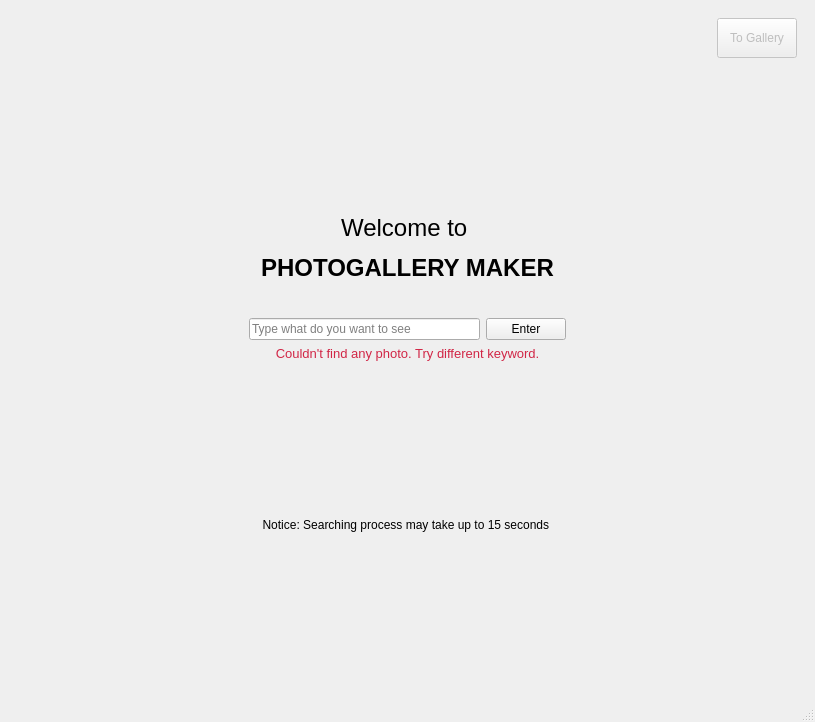
<?xml version="1.0" encoding="UTF-8"?>
<ui version="4.0">
 <class>MainWindow</class>
 <widget class="QMainWindow" name="MainWindow">
  <property name="windowModality">
   <enum>Qt::NonModal</enum>
  </property>
  <property name="geometry">
   <rect>
    <x>0</x>
    <y>0</y>
    <width>815</width>
    <height>722</height>
   </rect>
  </property>
  <property name="windowTitle">
   <string>PhotoGallery Maker</string>
  </property>
  <property name="autoFillBackground">
   <bool>false</bool>
  </property>
  <widget class="QWidget" name="centralwidget">
   <layout class="QHBoxLayout" name="horizontalLayout_3">
    <item>
     <widget class="QStackedWidget" name="stackedWidget">
      <property name="currentIndex">
       <number>0</number>
      </property>
      <widget class="QWidget" name="stackPage1">
       <layout class="QVBoxLayout" name="verticalLayout_2">
        <item alignment="Qt::AlignRight|Qt::AlignTop">
         <widget class="QPushButton" name="galleryButton">
          <property name="enabled">
           <bool>false</bool>
          </property>
          <property name="sizePolicy">
           <sizepolicy hsizetype="Fixed" vsizetype="Fixed">
            <horstretch>0</horstretch>
            <verstretch>0</verstretch>
           </sizepolicy>
          </property>
          <property name="minimumSize">
           <size>
            <width>60</width>
            <height>40</height>
           </size>
          </property>
          <property name="maximumSize">
           <size>
            <width>16777215</width>
            <height>16777215</height>
           </size>
          </property>
          <property name="text">
           <string>To Gallery</string>
          </property>
         </widget>
        </item>
        <item>
         <spacer name="verticalSpacer_2">
          <property name="orientation">
           <enum>Qt::Vertical</enum>
          </property>
          <property name="sizeType">
           <enum>QSizePolicy::MinimumExpanding</enum>
          </property>
          <property name="sizeHint" stdset="0">
           <size>
            <width>20</width>
            <height>40</height>
           </size>
          </property>
         </spacer>
        </item>
        <item>
         <widget class="QLabel" name="appName">
          <property name="sizePolicy">
           <sizepolicy hsizetype="Preferred" vsizetype="Minimum">
            <horstretch>0</horstretch>
            <verstretch>0</verstretch>
           </sizepolicy>
          </property>
          <property name="maximumSize">
           <size>
            <width>16777215</width>
            <height>1000</height>
           </size>
          </property>
          <property name="baseSize">
           <size>
            <width>2000</width>
            <height>3000</height>
           </size>
          </property>
          <property name="text">
           <string>&lt;html&gt;&lt;head/&gt;&lt;body&gt;&lt;p align=&quot;center&quot;&gt;&lt;span style=&quot; font-size:18pt;&quot;&gt;Welcome to &lt;/span&gt;&lt;/p&gt;&lt;p align=&quot;center&quot;&gt;&lt;span style=&quot; font-size:18pt; font-weight:600;&quot;&gt;PHOTOGALLERY MAKER&lt;/span&gt;&lt;/p&gt;&lt;/body&gt;&lt;/html&gt;</string>
          </property>
         </widget>
        </item>
        <item>
         <layout class="QHBoxLayout" name="horizontalLayout">
          <property name="sizeConstraint">
           <enum>QLayout::SetMinimumSize</enum>
          </property>
          <property name="topMargin">
           <number>30</number>
          </property>
          <item>
           <spacer name="horizontalSpacer">
            <property name="orientation">
             <enum>Qt::Horizontal</enum>
            </property>
            <property name="sizeHint" stdset="0">
             <size>
              <width>40</width>
              <height>20</height>
             </size>
            </property>
           </spacer>
          </item>
          <item>
           <widget class="QLineEdit" name="writeKeyword">
            <property name="placeholderText">
             <string>Type what do you want to see</string>
            </property>
           </widget>
          </item>
          <item>
           <widget class="QPushButton" name="enterButton">
            <property name="sizePolicy">
             <sizepolicy hsizetype="Minimum" vsizetype="Minimum">
              <horstretch>0</horstretch>
              <verstretch>0</verstretch>
             </sizepolicy>
            </property>
            <property name="maximumSize">
             <size>
              <width>100</width>
              <height>30</height>
             </size>
            </property>
            <property name="contextMenuPolicy">
             <enum>Qt::CustomContextMenu</enum>
            </property>
            <property name="layoutDirection">
             <enum>Qt::LeftToRight</enum>
            </property>
            <property name="text">
             <string>Enter</string>
            </property>
            <property name="autoDefault">
             <bool>false</bool>
            </property>
            <property name="default">
             <bool>false</bool>
            </property>
            <property name="flat">
             <bool>false</bool>
            </property>
           </widget>
          </item>
          <item>
           <spacer name="horizontalSpacer_2">
            <property name="orientation">
             <enum>Qt::Horizontal</enum>
            </property>
            <property name="sizeHint" stdset="0">
             <size>
              <width>40</width>
              <height>20</height>
             </size>
            </property>
           </spacer>
          </item>
         </layout>
        </item>
        <item>
         <widget class="QLabel" name="wrongKeywordMessege">
          <property name="enabled">
           <bool>false</bool>
          </property>
          <property name="text">
           <string>&lt;html&gt;&lt;head/&gt;&lt;body&gt;&lt;p align=&quot;center&quot;&gt;&lt;span style=&quot; font-size:10pt; color:#d12646;&quot;&gt;Couldn't find any photo. Try different keyword.&lt;/span&gt;&lt;/p&gt;&lt;/body&gt;&lt;/html&gt;</string>
          </property>
         </widget>
        </item>
        <item>
         <spacer name="verticalSpacer">
          <property name="orientation">
           <enum>Qt::Vertical</enum>
          </property>
          <property name="sizeType">
           <enum>QSizePolicy::Expanding</enum>
          </property>
          <property name="sizeHint" stdset="0">
           <size>
            <width>20</width>
            <height>40</height>
           </size>
          </property>
         </spacer>
        </item>
        <item>
         <widget class="QLabel" name="noteLabel">
          <property name="text">
           <string>&lt;html&gt;&lt;head/&gt;&lt;body&gt;&lt;p align=&quot;center&quot;&gt;Notice: Searching process may take up to 15 seconds &lt;/p&gt;&lt;/body&gt;&lt;/html&gt;</string>
          </property>
         </widget>
        </item>
        <item>
         <spacer name="verticalSpacer_5">
          <property name="orientation">
           <enum>Qt::Vertical</enum>
          </property>
          <property name="sizeHint" stdset="0">
           <size>
            <width>20</width>
            <height>40</height>
           </size>
          </property>
         </spacer>
        </item>
       </layout>
      </widget>
      <widget class="QWidget" name="stackPage2">
       <layout class="QHBoxLayout" name="horizontalLayout_2">
        <item>
         <widget class="QLabel" name="waitingLabel">
          <property name="text">
           <string>&lt;html&gt;&lt;head/&gt;&lt;body&gt;&lt;p align=&quot;center&quot;&gt;&lt;span style=&quot; font-size:24pt;&quot;&gt;Your photogallery is being created using Unsplash API&lt;/span&gt;&lt;/p&gt;&lt;p align=&quot;center&quot;&gt;&lt;br/&gt;&lt;/p&gt;&lt;p align=&quot;center&quot;&gt;&lt;span style=&quot; font-size:24pt;&quot;&gt;This may take a while..&lt;/span&gt;&lt;/p&gt;&lt;/body&gt;&lt;/html&gt;</string>
          </property>
         </widget>
        </item>
       </layout>
      </widget>
      <widget class="QWidget" name="stackPage3">
       <layout class="QHBoxLayout" name="horizontalLayout_6">
        <item>
         <layout class="QVBoxLayout" name="verticalLayout_10">
          <item alignment="Qt::AlignLeft|Qt::AlignTop">
           <widget class="QPushButton" name="backButton">
            <property name="sizePolicy">
             <sizepolicy hsizetype="Fixed" vsizetype="Fixed">
              <horstretch>0</horstretch>
              <verstretch>0</verstretch>
             </sizepolicy>
            </property>
            <property name="minimumSize">
             <size>
              <width>60</width>
              <height>40</height>
             </size>
            </property>
            <property name="text">
             <string>Go Back</string>
            </property>
           </widget>
          </item>
          <item>
           <spacer name="horizontalSpacer_6">
            <property name="orientation">
             <enum>Qt::Horizontal</enum>
            </property>
            <property name="sizeHint" stdset="0">
             <size>
              <width>40</width>
              <height>20</height>
             </size>
            </property>
           </spacer>
          </item>
         </layout>
        </item>
        <item>
         <widget class="QPushButton" name="leftButton">
          <property name="maximumSize">
           <size>
            <width>30</width>
            <height>100</height>
           </size>
          </property>
          <property name="text">
           <string>&lt;</string>
          </property>
         </widget>
        </item>
        <item>
         <layout class="QVBoxLayout" name="verticalLayout_8">
          <item>
           <layout class="QHBoxLayout" name="horizontalLayout_4">
            <item>
             <spacer name="horizontalSpacer_4">
              <property name="orientation">
               <enum>Qt::Horizontal</enum>
              </property>
              <property name="sizeHint" stdset="0">
               <size>
                <width>40</width>
                <height>20</height>
               </size>
              </property>
             </spacer>
            </item>
            <item>
             <widget class="QPushButton" name="rotLeftButton">
              <property name="sizePolicy">
               <sizepolicy hsizetype="Minimum" vsizetype="Maximum">
                <horstretch>0</horstretch>
                <verstretch>0</verstretch>
               </sizepolicy>
              </property>
              <property name="maximumSize">
               <size>
                <width>40</width>
                <height>40</height>
               </size>
              </property>
              <property name="text">
               <string/>
              </property>
              <property name="icon">
               <iconset>
                <normaloff>../../icons/rotateleft.png</normaloff>../../icons/rotateleft.png</iconset>
              </property>
             </widget>
            </item>
            <item>
             <widget class="QPushButton" name="rotRightButton">
              <property name="sizePolicy">
               <sizepolicy hsizetype="Minimum" vsizetype="Maximum">
                <horstretch>0</horstretch>
                <verstretch>0</verstretch>
               </sizepolicy>
              </property>
              <property name="minimumSize">
               <size>
                <width>0</width>
                <height>40</height>
               </size>
              </property>
              <property name="maximumSize">
               <size>
                <width>40</width>
                <height>40</height>
               </size>
              </property>
              <property name="text">
               <string/>
              </property>
              <property name="icon">
               <iconset>
                <normaloff>../../icons/rotateright.png</normaloff>../../icons/rotateright.png</iconset>
              </property>
             </widget>
            </item>
            <item>
             <spacer name="horizontalSpacer_3">
              <property name="orientation">
               <enum>Qt::Horizontal</enum>
              </property>
              <property name="sizeHint" stdset="0">
               <size>
                <width>40</width>
                <height>20</height>
               </size>
              </property>
             </spacer>
            </item>
            <item>
             <widget class="QCheckBox" name="blurredBox">
              <property name="font">
               <font>
                <pointsize>14</pointsize>
               </font>
              </property>
              <property name="text">
               <string>blurred</string>
              </property>
             </widget>
            </item>
            <item>
             <widget class="QCheckBox" name="black_whiteBox">
              <property name="font">
               <font>
                <pointsize>14</pointsize>
               </font>
              </property>
              <property name="text">
               <string>black and white</string>
              </property>
             </widget>
            </item>
            <item>
             <widget class="QPushButton" name="saveButton">
              <property name="text">
               <string>Save</string>
              </property>
             </widget>
            </item>
            <item>
             <spacer name="horizontalSpacer_5">
              <property name="orientation">
               <enum>Qt::Horizontal</enum>
              </property>
              <property name="sizeHint" stdset="0">
               <size>
                <width>40</width>
                <height>20</height>
               </size>
              </property>
             </spacer>
            </item>
           </layout>
          </item>
          <item>
           <widget class="QStackedWidget" name="imgStack">
            <property name="currentIndex">
             <number>4</number>
            </property>
            <widget class="QWidget" name="img_page1">
             <layout class="QVBoxLayout" name="verticalLayout">
              <item>
               <widget class="QLabel" name="img1">
                <property name="maximumSize">
                 <size>
                  <width>1920</width>
                  <height>1080</height>
                 </size>
                </property>
                <property name="text">
                 <string>TextLabel</string>
                </property>
                <property name="scaledContents">
                 <bool>false</bool>
                </property>
                <property name="alignment">
                 <set>Qt::AlignCenter</set>
                </property>
               </widget>
              </item>
             </layout>
            </widget>
            <widget class="QWidget" name="img_page2">
             <layout class="QVBoxLayout" name="verticalLayout_3">
              <item>
               <widget class="QLabel" name="img2">
                <property name="maximumSize">
                 <size>
                  <width>1920</width>
                  <height>1080</height>
                 </size>
                </property>
                <property name="text">
                 <string>TextLabel</string>
                </property>
                <property name="scaledContents">
                 <bool>false</bool>
                </property>
                <property name="alignment">
                 <set>Qt::AlignCenter</set>
                </property>
               </widget>
              </item>
             </layout>
            </widget>
            <widget class="QWidget" name="img_page3">
             <layout class="QVBoxLayout" name="verticalLayout_4">
              <item>
               <widget class="QLabel" name="img3">
                <property name="maximumSize">
                 <size>
                  <width>1920</width>
                  <height>1080</height>
                 </size>
                </property>
                <property name="text">
                 <string>TextLabel</string>
                </property>
                <property name="scaledContents">
                 <bool>false</bool>
                </property>
                <property name="alignment">
                 <set>Qt::AlignCenter</set>
                </property>
               </widget>
              </item>
             </layout>
            </widget>
            <widget class="QWidget" name="img_page4">
             <layout class="QVBoxLayout" name="verticalLayout_5">
              <item>
               <widget class="QLabel" name="img4">
                <property name="maximumSize">
                 <size>
                  <width>1920</width>
                  <height>1080</height>
                 </size>
                </property>
                <property name="text">
                 <string>TextLabel</string>
                </property>
                <property name="scaledContents">
                 <bool>false</bool>
                </property>
                <property name="alignment">
                 <set>Qt::AlignCenter</set>
                </property>
               </widget>
              </item>
             </layout>
            </widget>
            <widget class="QWidget" name="img_page5">
             <layout class="QVBoxLayout" name="verticalLayout_6">
              <item>
               <widget class="QLabel" name="img5">
                <property name="maximumSize">
                 <size>
                  <width>1920</width>
                  <height>1000</height>
                 </size>
                </property>
                <property name="text">
                 <string>TextLabel</string>
                </property>
                <property name="scaledContents">
                 <bool>false</bool>
                </property>
                <property name="alignment">
                 <set>Qt::AlignCenter</set>
                </property>
               </widget>
              </item>
             </layout>
            </widget>
            <widget class="QWidget" name="img_page6">
             <layout class="QVBoxLayout" name="verticalLayout_7">
              <item>
               <widget class="QLabel" name="img6">
                <property name="enabled">
                 <bool>true</bool>
                </property>
                <property name="sizePolicy">
                 <sizepolicy hsizetype="Preferred" vsizetype="Preferred">
                  <horstretch>0</horstretch>
                  <verstretch>0</verstretch>
                 </sizepolicy>
                </property>
                <property name="maximumSize">
                 <size>
                  <width>1920</width>
                  <height>1080</height>
                 </size>
                </property>
                <property name="baseSize">
                 <size>
                  <width>1920</width>
                  <height>1080</height>
                 </size>
                </property>
                <property name="text">
                 <string/>
                </property>
                <property name="scaledContents">
                 <bool>false</bool>
                </property>
                <property name="alignment">
                 <set>Qt::AlignCenter</set>
                </property>
               </widget>
              </item>
             </layout>
            </widget>
           </widget>
          </item>
          <item alignment="Qt::AlignHCenter">
           <widget class="QPushButton" name="collageButton">
            <property name="sizePolicy">
             <sizepolicy hsizetype="Fixed" vsizetype="Fixed">
              <horstretch>0</horstretch>
              <verstretch>0</verstretch>
             </sizepolicy>
            </property>
            <property name="minimumSize">
             <size>
              <width>200</width>
              <height>50</height>
             </size>
            </property>
            <property name="layoutDirection">
             <enum>Qt::LeftToRight</enum>
            </property>
            <property name="text">
             <string>Create collage</string>
            </property>
           </widget>
          </item>
         </layout>
        </item>
        <item>
         <widget class="QPushButton" name="rightButton">
          <property name="maximumSize">
           <size>
            <width>30</width>
            <height>100</height>
           </size>
          </property>
          <property name="text">
           <string>&gt;</string>
          </property>
         </widget>
        </item>
        <item>
         <spacer name="horizontalSpacer_7">
          <property name="orientation">
           <enum>Qt::Horizontal</enum>
          </property>
          <property name="sizeHint" stdset="0">
           <size>
            <width>40</width>
            <height>20</height>
           </size>
          </property>
         </spacer>
        </item>
       </layout>
      </widget>
      <widget class="QWidget" name="stackPage4">
       <layout class="QVBoxLayout" name="verticalLayout_9">
        <item>
         <layout class="QHBoxLayout" name="horizontalLayout_8">
          <item alignment="Qt::AlignLeft|Qt::AlignTop">
           <widget class="QPushButton" name="returnButton">
            <property name="sizePolicy">
             <sizepolicy hsizetype="Fixed" vsizetype="Fixed">
              <horstretch>0</horstretch>
              <verstretch>0</verstretch>
             </sizepolicy>
            </property>
            <property name="minimumSize">
             <size>
              <width>60</width>
              <height>40</height>
             </size>
            </property>
            <property name="text">
             <string>Go Back</string>
            </property>
           </widget>
          </item>
         </layout>
        </item>
        <item>
         <layout class="QHBoxLayout" name="horizontalLayout_5">
          <item>
           <spacer name="horizontalSpacer_11">
            <property name="orientation">
             <enum>Qt::Horizontal</enum>
            </property>
            <property name="sizeHint" stdset="0">
             <size>
              <width>40</width>
              <height>20</height>
             </size>
            </property>
           </spacer>
          </item>
          <item>
           <widget class="QLabel" name="collageImg1">
            <property name="text">
             <string>TextLabel</string>
            </property>
           </widget>
          </item>
          <item>
           <spacer name="horizontalSpacer_8">
            <property name="orientation">
             <enum>Qt::Horizontal</enum>
            </property>
            <property name="sizeHint" stdset="0">
             <size>
              <width>40</width>
              <height>20</height>
             </size>
            </property>
           </spacer>
          </item>
          <item>
           <widget class="QLabel" name="collageImg2">
            <property name="text">
             <string>TextLabel</string>
            </property>
           </widget>
          </item>
          <item>
           <spacer name="horizontalSpacer_9">
            <property name="orientation">
             <enum>Qt::Horizontal</enum>
            </property>
            <property name="sizeHint" stdset="0">
             <size>
              <width>40</width>
              <height>20</height>
             </size>
            </property>
           </spacer>
          </item>
          <item>
           <widget class="QLabel" name="collageImg3">
            <property name="text">
             <string>TextLabel</string>
            </property>
           </widget>
          </item>
          <item>
           <spacer name="horizontalSpacer_10">
            <property name="orientation">
             <enum>Qt::Horizontal</enum>
            </property>
            <property name="sizeHint" stdset="0">
             <size>
              <width>40</width>
              <height>20</height>
             </size>
            </property>
           </spacer>
          </item>
         </layout>
        </item>
        <item>
         <spacer name="verticalSpacer_3">
          <property name="orientation">
           <enum>Qt::Vertical</enum>
          </property>
          <property name="sizeHint" stdset="0">
           <size>
            <width>20</width>
            <height>40</height>
           </size>
          </property>
         </spacer>
        </item>
        <item>
         <layout class="QHBoxLayout" name="horizontalLayout_7">
          <item>
           <spacer name="horizontalSpacer_12">
            <property name="orientation">
             <enum>Qt::Horizontal</enum>
            </property>
            <property name="sizeHint" stdset="0">
             <size>
              <width>40</width>
              <height>20</height>
             </size>
            </property>
           </spacer>
          </item>
          <item>
           <widget class="QLabel" name="collageImg4">
            <property name="text">
             <string>TextLabel</string>
            </property>
           </widget>
          </item>
          <item>
           <spacer name="horizontalSpacer_13">
            <property name="orientation">
             <enum>Qt::Horizontal</enum>
            </property>
            <property name="sizeHint" stdset="0">
             <size>
              <width>40</width>
              <height>20</height>
             </size>
            </property>
           </spacer>
          </item>
          <item>
           <widget class="QLabel" name="collageImg5">
            <property name="text">
             <string>TextLabel</string>
            </property>
           </widget>
          </item>
          <item>
           <spacer name="horizontalSpacer_14">
            <property name="orientation">
             <enum>Qt::Horizontal</enum>
            </property>
            <property name="sizeHint" stdset="0">
             <size>
              <width>40</width>
              <height>20</height>
             </size>
            </property>
           </spacer>
          </item>
          <item>
           <widget class="QLabel" name="collageImg6">
            <property name="text">
             <string>TextLabel</string>
            </property>
           </widget>
          </item>
          <item>
           <spacer name="horizontalSpacer_15">
            <property name="orientation">
             <enum>Qt::Horizontal</enum>
            </property>
            <property name="sizeHint" stdset="0">
             <size>
              <width>40</width>
              <height>20</height>
             </size>
            </property>
           </spacer>
          </item>
         </layout>
        </item>
        <item>
         <spacer name="verticalSpacer_4">
          <property name="orientation">
           <enum>Qt::Vertical</enum>
          </property>
          <property name="sizeHint" stdset="0">
           <size>
            <width>20</width>
            <height>40</height>
           </size>
          </property>
         </spacer>
        </item>
       </layout>
      </widget>
     </widget>
    </item>
   </layout>
  </widget>
  <widget class="QMenuBar" name="menubar">
   <property name="geometry">
    <rect>
     <x>0</x>
     <y>0</y>
     <width>815</width>
     <height>21</height>
    </rect>
   </property>
  </widget>
  <widget class="QStatusBar" name="statusbar"/>
 </widget>
 <resources/>
 <connections/>
</ui>
